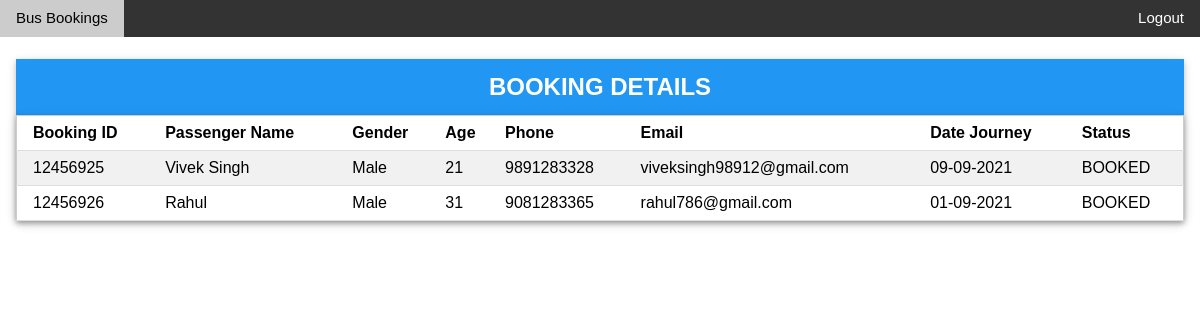
Screenshot of /admin/dashboard.php (signed in) with the database file from the repository.
### tables this page shows
CREATE TABLE `bookings` (
  `id` int(11) NOT NULL,
  `booking_id` int(11) NOT NULL,
  `username` varchar(40) NOT NULL,
  `p_name` varchar(40) NOT NULL,
  `gender` varchar(10) NOT NULL,
  `age` int(11) NOT NULL,
  `phone` varchar(11) NOT NULL,
  `email` varchar(40) NOT NULL,
  `seats` int(11) NOT NULL,
  `date_journey` varchar(20) NOT NULL,
  `status` varchar(30) NOT NULL
);

### admin/dashboard.php (the view, shortened to what this page needs)
<?php
include_once '../dbconfig.php';
?>
<html>
    <head>
        <link rel='stylesheet' href='../w3.css'>
        <link rel='stylesheet' href='../my.css'>
    </head>
<body>
<ul class="topnav">
    <li><a href="./dashboard.php" class="w3-bar-item w3-button w3-red">Bus Bookings</a></li>
    <li  class="right"><a href="./admin_logout.php">Logout</a></li>
</ul>
<br>
<div class='w3-container'>
    <div class='w3-card w3-center w3-white'>
        <div class='w3-container w3-blue'>
             <h3><b>BOOKING DETAILS</b></h3>
        </div>
        <table class="w3-table w3-table-all w3-card">
        <th>Booking ID</th>
        <th>Passenger Name</th>
        <th>Gender</th>
        <th>Age</th>
        <th>Phone</th>
        <th>Email</th>
        <th>Date Journey</th>
        <th>Status</th>
        <?php
        $result=mysqli_query($con,"SELECT * FROM bookings");
        if(mysqli_num_rows($result)>0){
		    while($row=mysqli_fetch_array($result)){
            echo
            "<tr>
            <td>".$row['booking_id']."</td>
            <td>".$row['p_name']."</td>
            <td>".$row['gender']."</td>
            <td>".$row['age']."</td>
            <td>".$row['phone']."</td>
            <td>".$row['email']."</td>
            <td>".$row['date_journey']."</td>
            <td>".$row['status']."</td>";
            }
        }
        ?>
    </div>
</div>

### w3.css (style rules this page uses)
html { box-sizing:border-box }
*,*:before,*:after { box-sizing:inherit }
html { -ms-text-size-adjust:100%;-webkit-text-size-adjust:100% }
body { margin:0 }
a { background-color:transparent }
b,strong { font-weight:bolder }
html,body { font-family:Verdana,sans-serif;font-size:15px;line-height:1.5 }
html { overflow-x:hidden }
h3 { font-size:24px }
h1,h2,h3,h4,h5,h6 { font-family:"Segoe UI",Arial,sans-serif;font-weight:400;margin:10px 0 }
a { color:inherit }
.w3-table,.w3-table-all { border-collapse:collapse;border-spacing:0;width:100%;display:table }
.w3-table-all { border:1px solid #ccc }
.w3-bordered tr,.w3-table-all tr { border-bottom:1px solid #ddd }
.w3-table-all tr:nth-child(odd) { background-color:#fff }
.w3-table-all tr:nth-child(even) { background-color:#f1f1f1 }
.w3-table td,.w3-table th,.w3-table-all td,.w3-table-all th { padding:8px 8px;display:table-cell;text-align:left;vertical-align:top }
.w3-table th:first-child,.w3-table td:first-child,.w3-table-all th:first-child,.w3-table-all td:first-child { padding-left:16px }
.w3-btn,.w3-button { border:none;display:inline-block;padding:8px 16px;vertical-align:middle;overflow:hidden;text-decoration:none;color:inherit;background-color:inherit;text-align:center;cursor:pointer;white-space:nowrap }
.w3-btn,.w3-button { -webkit-touch-callout:none;-webkit-user-select:none;-khtml-user-select:none;-moz-user-select:none;-ms-user-select:none;user-select:none }
.w3-container:after,.w3-container:before,.w3-panel:after,.w3-panel:before,.w3-row:after,.w3-row:before,.w3-row-padding:after,.w3-row-padding:before, .w3-cell-row:before,.w3-cell-row:after,.w3-clear:after,.w3-clear:before,.w3-bar:before,.w3-bar:after { content:"";display:table;clear:both }
.w3-container,.w3-panel { padding:0.01em 16px }
.w3-card,.w3-card-2 { box-shadow:0 2px 5px 0 rgba(0,0,0,0.16),0 2px 10px 0 rgba(0,0,0,0.12) }
.w3-center { text-align:center!important }
.w3-blue,.w3-hover-blue:hover { color:#fff!important;background-color:#2196F3!important }
.w3-red,.w3-hover-red:hover { color:#fff!important;background-color:#f44336!important }
.w3-white,.w3-hover-white:hover { color:#000!important;background-color:#fff!important }

### my.css (style rules this page uses)
h1,h2,h3,p,h4,h5,h6 { font-family: 'Poppins', sans-serif; }
ul.topnav { list-style-type: none; margin: 0; padding: 0; overflow: hidden; background-color: #333; }
ul.topnav li { float: left; }
ul.topnav li a { display: block; color: white; text-align: center; padding: 7px 16px; text-decoration: none; }
ul.topnav li.right { float: right; }

### rows the page displays
bookings: booking_id "12456925", p_name "Vivek Singh", gender "Male", age "21", phone "9891283328", email "viveksingh98912@gmail.com", date_journey "09-09-2021", status "BOOKED"
bookings: booking_id "12456926", p_name "Rahul", gender "Male", age "31", phone "9081283365", email "rahul786@gmail.com", date_journey "01-09-2021", status "BOOKED"
